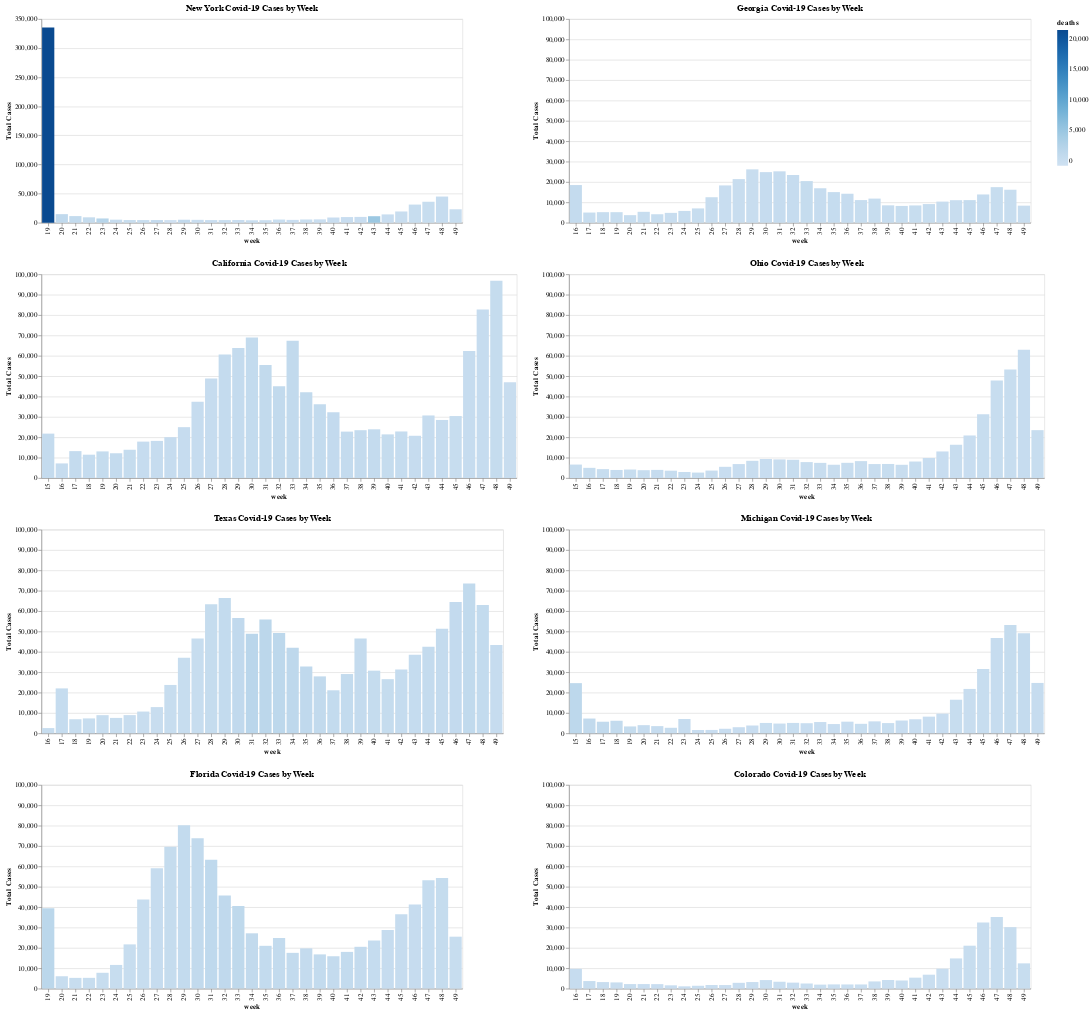

The cell this chart's notebook holds for it:
### Code cell
brush=alt.selection(type='interval')
yrange = [0, 100000]
state='California'
filter=all_state_week['state']==state

bar1 = alt.Chart(all_state_week[filter], title="California Covid-19 Cases by Week").mark_bar().encode(
     x='week:N',
     y=alt.Y('cases:Q', scale=alt.Scale(domain=(0, 100000)),title="Total Cases"),
     color='deaths:Q'
     #color=alt.condition(brush, 'age_group:N', alt.value('colors'))
).add_selection(brush)
state='Texas'
filter=all_state_week['state']==state
bar2 = alt.Chart(all_state_week[filter],title="Texas Covid-19 Cases by Week").mark_bar().encode(
    x='week:N',
    y=alt.Y('cases:Q',scale=alt.Scale(domain=(0, 100000)),title="Total Cases"),
     color='deaths:Q'
).transform_filter(brush)
state='Florida'
filter=all_state_week['state']==state
bar3 = alt.Chart(all_state_week[filter],title="Florida Covid-19 Cases by Week").mark_bar().encode(
    x='week:N',
    y=alt.Y('cases:Q',scale=alt.Scale(domain=(0, 100000)), title="Total Cases"),
     color='deaths:Q'
).transform_filter(brush)

state='Georgia'
filter=all_state_week['state']==state
bar4 = alt.Chart(all_state_week[filter],title="Georgia Covid-19 Cases by Week").mark_bar().encode(
    x='week:N',
    y=alt.Y('cases:Q', scale=alt.Scale(domain=(0, 100000)),title="Total Cases"),
     color='deaths:Q'
).transform_filter(brush)
state='New York'
filter=all_state_week['state']==state
bar5 = alt.Chart(all_state_week[filter],title="New York Covid-19 Cases by Week").mark_bar().encode(
    x='week:N',
    y=alt.Y('cases:Q', title="Total Cases"),
     color='deaths:Q'
).transform_filter(brush)

state='Ohio'
filter=all_state_week['state']==state
bar6 = alt.Chart(all_state_week[filter],title="Ohio Covid-19 Cases by Week").mark_bar().encode(
    x='week:N',
    y=alt.Y('cases:Q', scale=alt.Scale(domain=(0, 100000)),title="Total Cases"),
     color='deaths:Q'
).transform_filter(brush)

state='Michigan'
filter=all_state_week['state']==state
bar7 = alt.Chart(all_state_week[filter],title="Michigan Covid-19 Cases by Week").mark_bar().encode(
    x='week:N',
    y=alt.Y('cases:Q', scale=alt.Scale(domain=(0, 100000)),title="Total Cases"),
     color='deaths:Q'
).transform_filter(brush)

state='Colorado'
filter=all_state_week['state']==state
bar8 = alt.Chart(all_state_week[filter],title="Colorado Covid-19 Cases by Week").mark_bar().encode(
    x='week:N',
    y=alt.Y('cases:Q', scale=alt.Scale(domain=(0, 100000)),title="Total Cases"),
     color='deaths:Q'
).transform_filter(brush)

combined=bar5 & bar1 &bar2 &bar3| bar4   & bar6 & bar7 &bar8

combined.save('State_Covid_week.html')
from google.colab import files
files.download('State_Covid_week.html')
combined

### Figure 1 — Vega-Lite specification as saved in the notebook (floating-point values rounded to 4 significant figures)
{"config": {"view": {"continuousWidth": 400, "continuousHeight": 300}}, "hconcat": [{"vconcat": [{"data": {"name": "data-d0444c05984cd6cefe229fc6e1fb007d"}, "mark": "bar", "encoding": {"color": {"type": "quantitative", "field": "deaths"}, "x": {"type": "nominal", "field": "week"}, "y": {"type": "quantitative", "field": "cases", "title": "Total Cases"}}, "title": "New York Covid-19 Cases by Week", "transform": [{"filter": {"selection": "selector005"}}]}, {"data": {"name": "data-a635960aecac22833aae708c4bcf9b6e"}, "mark": "bar", "encoding": {"color": {"type": "quantitative", "field": "deaths"}, "x": {"type": "nominal", "field": "week"}, "y": {"type": "quantitative", "field": "cases", "scale": {"domain": [0, 100000]}, "title": "Total Cases"}}, "selection": {"selector005": {"type": "interval"}}, "title": "California Covid-19 Cases by Week"}, {"data": {"name": "data-dc82a209d0a38b1cba534756008cd15e"}, "mark": "bar", "encoding": {"color": {"type": "quantitative", "field": "deaths"}, "x": {"type": "nominal", "field": "week"}, "y": {"type": "quantitative", "field": "cases", "scale": {"domain": [0, 100000]}, "title": "Total Cases"}}, "title": "Texas Covid-19 Cases by Week", "transform": [{"filter": {"selection": "selector005"}}]}, {"data": {"name": "data-f3462bde3c86048b782fa0266e3fc4a5"}, "mark": "bar", "encoding": {"color": {"type": "quantitative", "field": "deaths"}, "x": {"type": "nominal", "field": "week"}, "y": {"type": "quantitative", "field": "cases", "scale": {"domain": [0, 100000]}, "title": "Total Cases"}}, "title": "Florida Covid-19 Cases by Week", "transform": [{"filter": {"selection": "selector005"}}]}]}, {"vconcat": [{"data": {"name": "data-50fe4d9463fa519e689015ae98709345"}, "mark": "bar", "encoding": {"color": {"type": "quantitative", "field": "deaths"}, "x": {"type": "nominal", "field": "week"}, "y": {"type": "quantitative", "field": "cases", "scale": {"domain": [0, 100000]}, "title": "Total Cases"}}, "title": "Georgia Covid-19 Cases by Week", "transform": [{"filter": {"selection": "selector005"}}]}, {"data": {"name": "data-18cd1b3357e9382b3d3bac8b0f96027c"}, "mark": "bar", "encoding": {"color": {"type": "quantitative", "field": "deaths"}, "x": {"type": "nominal", "field": "week"}, "y": {"type": "quantitative", "field": "cases", "scale": {"domain": [0, 100000]}, "title": "Total Cases"}}, "title": "Ohio Covid-19 Cases by Week", "transform": [{"filter": {"selection": "selector005"}}]}, {"data": {"name": "data-abc378a0999e7fba0b362163afb531ae"}, "mark": "bar", "encoding": {"color": {"type": "quantitative", "field": "deaths"}, "x": {"type": "nominal", "field": "week"}, "y": {"type": "quantitative", "field": "cases", "scale": {"domain": [0, 100000]}, "title": "Total Cases"}}, "title": "Michigan Covid-19 Cases by Week", "transform": [{"filter": {"selection": "selector005"}}]}, {"data": {"name": "data-93c784775b15d50d1d056ffa2fe839d1"}, "mark": "bar", "encoding": {"color": {"type": "quantitative", "field": "deaths"}, "x": {"type": "nominal", "field": "week"}, "y": {"type": "quantitative", "field": "cases", "scale": {"domain": [0, 100000]}, "title": "Total Cases"}}, "title": "Colorado Covid-19 Cases by Week", "transform": [{"filter": {"selection": "selector005"}}]}]}], "$schema": "https://vega.github.io/schema/vega-lite/v4.8.1.json", "datasets": {"data-d0444c05984cd6cefe229fc6e1fb007d": [{"state": "New York", "week": 19, "cases": 335395, "deaths": 21478}, {"state": "New York", "week": 20, "cases": 14726, "deaths": 1141}, {"state": "New York", "week": 21, "cases": 11394, "deaths": 772}, {"state": "New York", "week": 22, "cases": 9255, "deaths": 514}, {"state": "New York", "week": 23, "cases": 7327, "deaths": 2101}, {"state": "New York", "week": 24, "cases": 5227, "deaths": 436}, {"state": "New York", "week": 25, "cases": 4612, "deaths": 285}, {"state": "New York", "week": 26, "cases": 4603, "deaths": 270}, {"state": "New York", "week": 27, "cases": 4592, "deaths": 820}, {"state": "New York", "week": 28, "cases": 4575, "deaths": -806}, {"state": "New York", "week": 29, "cases": 5101, "deaths": 1080}, {"state": "New York", "week": 30, "cases": 4929, "deaths": 120}, {"state": "New York", "week": 31, "cases": 4562, "deaths": 93}, {"state": "New York", "week": 32, "cases": 4562, "deaths": 60}, {"state": "New York", "week": 33, "cases": 4648, "deaths": 61}, {"state": "New York", "week": 34, "cases": 4229, "deaths": 51}, {"state": "New York", "week": 35, "cases": 4363, "deaths": 46}, {"state": "New York", "week": 36, "cases": 5401, "deaths": 57}, {"state": "New York", "week": 37, "cases": 4864, "deaths": 62}, {"state": "New York", "week": 38, "cases": 5535, "deaths": 53}, {"state": "New York", "week": 39, "cases": 5726, "deaths": 34}, {"state": "New York", "week": 40, "cases": 8956, "deaths": 82}, {"state": "New York", "week": 41, "cases": 9704, "deaths": 66}, {"state": "New York", "week": 42, "cases": 9995, "deaths": 84}, {"state": "New York", "week": 43, "cases": 11183, "deaths": 4739}, {"state": "New York", "week": 44, "cases": 14271, "deaths": 115}, {"state": "New York", "week": 45, "cases": 19301, "deaths": 141}, {"state": "New York", "week": 46, "cases": 31164, "deaths": 193}, {"state": "New York", "week": 47, "cases": 36014, "deaths": 264}, {"state": "New York", "week": 48, "cases": 44947, "deaths": 342}, {"state": "New York", "week": 49, "cases": 23077, "deaths": 188}], "data-a635960aecac22833aae708c4bcf9b6e": [{"state": "California", "week": 15, "cases": 21794, "deaths": 651}, {"state": "California", "week": 16, "cases": 7169, "deaths": 421}, {"state": "California", "week": 17, "cases": 13201, "deaths": 575}, {"state": "California", "week": 18, "cases": 11452, "deaths": 491}, {"state": "California", "week": 19, "cases": 13064, "deaths": 519}, {"state": "California", "week": 20, "cases": 12159, "deaths": 604}, {"state": "California", "week": 21, "cases": 13871, "deaths": 513}, {"state": "California", "week": 22, "cases": 17873, "deaths": 439}, {"state": "California", "week": 23, "cases": 18229, "deaths": 413}, {"state": "California", "week": 24, "cases": 20043, "deaths": 437}, {"state": "California", "week": 25, "cases": 24969, "deaths": 432}, {"state": "California", "week": 26, "cases": 37419, "deaths": 410}, {"state": "California", "week": 27, "cases": 48912, "deaths": 426}, {"state": "California", "week": 28, "cases": 60649, "deaths": 686}, {"state": "California", "week": 29, "cases": 63888, "deaths": 668}, {"state": "California", "week": 30, "cases": 68967, "deaths": 731}, {"state": "California", "week": 31, "cases": 55503, "deaths": 940}, {"state": "California", "week": 32, "cases": 44998, "deaths": 937}, {"state": "California", "week": 33, "cases": 67402, "deaths": 931}, {"state": "California", "week": 34, "cases": 42107, "deaths": 910}, {"state": "California", "week": 35, "cases": 36240, "deaths": 771}, {"state": "California", "week": 36, "cases": 32235, "deaths": 804}, {"state": "California", "week": 37, "cases": 22779, "deaths": 620}, {"state": "California", "week": 38, "cases": 23477, "deaths": 658}, {"state": "California", "week": 39, "cases": 23908, "deaths": 600}, {"state": "California", "week": 40, "cases": 21421, "deaths": 533}, {"state": "California", "week": 41, "cases": 22850, "deaths": 444}, {"state": "California", "week": 42, "cases": 20738, "deaths": 379}, {"state": "California", "week": 43, "cases": 30712, "deaths": 402}, {"state": "California", "week": 44, "cases": 28505, "deaths": 322}, {"state": "California", "week": 45, "cases": 30423, "deaths": 272}, {"state": "California", "week": 46, "cases": 62388, "deaths": 314}, {"state": "California", "week": 47, "cases": 82688, "deaths": 423}, {"state": "California", "week": 48, "cases": 96901, "deaths": 513}, {"state": "California", "week": 49, "cases": 47014, "deaths": 135}], "data-dc82a209d0a38b1cba534756008cd15e": [{"state": "Texas", "week": 16, "cases": 2574, "deaths": 189}, {"state": "Texas", "week": 17, "cases": 22057, "deaths": 459}, {"state": "Texas", "week": 18, "cases": 6917, "deaths": 219}, {"state": "Texas", "week": 19, "cases": 7321, "deaths": 221}, {"state": "Texas", "week": 20, "cases": 8915, "deaths": 248}, {"state": "Texas", "week": 21, "cases": 7564, "deaths": 183}, {"state": "Texas", "week": 22, "cases": 8939, "deaths": 153}, {"state": "Texas", "week": 23, "cases": 10691, "deaths": 158}, {"state": "Texas", "week": 24, "cases": 12876, "deaths": 146}, {"state": "Texas", "week": 25, "cases": 23747, "deaths": 206}, {"state": "Texas", "week": 26, "cases": 37122, "deaths": 211}, {"state": "Texas", "week": 27, "cases": 46516, "deaths": 244}, {"state": "Texas", "week": 28, "cases": 63419, "deaths": 555}, {"state": "Texas", "week": 29, "cases": 66372, "deaths": 766}, {"state": "Texas", "week": 30, "cases": 56626, "deaths": 1080}, {"state": "Texas", "week": 31, "cases": 48829, "deaths": 1799}, {"state": "Texas", "week": 32, "cases": 55877, "deaths": 1622}, {"state": "Texas", "week": 33, "cases": 49220, "deaths": 1524}, {"state": "Texas", "week": 34, "cases": 41955, "deaths": 1387}, {"state": "Texas", "week": 35, "cases": 32817, "deaths": 1140}, {"state": "Texas", "week": 36, "cases": 27956, "deaths": 962}, {"state": "Texas", "week": 37, "cases": 21124, "deaths": 718}, {"state": "Texas", "week": 38, "cases": 29100, "deaths": 703}, {"state": "Texas", "week": 39, "cases": 46598, "deaths": 629}, {"state": "Texas", "week": 40, "cases": 30762, "deaths": 503}, {"state": "Texas", "week": 41, "cases": 26584, "deaths": 532}, {"state": "Texas", "week": 42, "cases": 31301, "deaths": 457}, {"state": "Texas", "week": 43, "cases": 38596, "deaths": 490}, {"state": "Texas", "week": 44, "cases": 42480, "deaths": 573}, {"state": "Texas", "week": 45, "cases": 51379, "deaths": 666}, {"state": "Texas", "week": 46, "cases": 64487, "deaths": 816}, {"state": "Texas", "week": 47, "cases": 73554, "deaths": 997}, {"state": "Texas", "week": 48, "cases": 62998, "deaths": 801}, {"state": "Texas", "week": 49, "cases": 43401, "deaths": 399}], "data-f3462bde3c86048b782fa0266e3fc4a5": [{"state": "Florida", "week": 19, "cases": 39514, "deaths": 1721}, {"state": "Florida", "week": 20, "cases": 6074, "deaths": 252}, {"state": "Florida", "week": 21, "cases": 5279, "deaths": 264}, {"state": "Florida", "week": 22, "cases": 5296, "deaths": 214}, {"state": "Florida", "week": 23, "cases": 7775, "deaths": 249}, {"state": "Florida", "week": 24, "cases": 11630, "deaths": 231}, {"state": "Florida", "week": 25, "cases": 21723, "deaths": 230}, {"state": "Florida", "week": 26, "cases": 43784, "deaths": 258}, {"state": "Florida", "week": 27, "cases": 59036, "deaths": 413}, {"state": "Florida", "week": 28, "cases": 69700, "deaths": 514}, {"state": "Florida", "week": 29, "cases": 80236, "deaths": 745}, {"state": "Florida", "week": 30, "cases": 73808, "deaths": 881}, {"state": "Florida", "week": 31, "cases": 63277, "deaths": 1234}, {"state": "Florida", "week": 32, "cases": 45674, "deaths": 1109}, {"state": "Florida", "week": 33, "cases": 40610, "deaths": 1272}, {"state": "Florida", "week": 34, "cases": 27155, "deaths": 875}, {"state": "Florida", "week": 35, "cases": 21015, "deaths": 801}, {"state": "Florida", "week": 36, "cases": 24845, "deaths": 738}, {"state": "Florida", "week": 37, "cases": 17563, "deaths": 763}, {"state": "Florida", "week": 38, "cases": 19760, "deaths": 695}, {"state": "Florida", "week": 39, "cases": 16810, "deaths": 743}, {"state": "Florida", "week": 40, "cases": 15895, "deaths": 643}, {"state": "Florida", "week": 41, "cases": 18032, "deaths": 707}, {"state": "Florida", "week": 42, "cases": 20529, "deaths": 616}, {"state": "Florida", "week": 43, "cases": 23616, "deaths": 464}, {"state": "Florida", "week": 44, "cases": 28776, "deaths": 365}, {"state": "Florida", "week": 45, "cases": 36485, "deaths": 336}, {"state": "Florida", "week": 46, "cases": 41304, "deaths": 401}, {"state": "Florida", "week": 47, "cases": 53213, "deaths": 480}, {"state": "Florida", "week": 48, "cases": 54247, "deaths": 522}, {"state": "Florida", "week": 49, "cases": 25499, "deaths": 276}], "data-50fe4d9463fa519e689015ae98709345": [{"state": "Georgia", "week": 16, "cases": 18489, "deaths": 689}, {"state": "Georgia", "week": 17, "cases": 4992, "deaths": 227}, {"state": "Georgia", "week": 18, "cases": 5180, "deaths": 265}, {"state": "Georgia", "week": 19, "cases": 5175, "deaths": 224}, {"state": "Georgia", "week": 20, "cases": 3716, "deaths": 204}, {"state": "Georgia", "week": 21, "cases": 5350, "deaths": 218}, {"state": "Georgia", "week": 22, "cases": 4161, "deaths": 226}, {"state": "Georgia", "week": 23, "cases": 4835, "deaths": 127}, {"state": "Georgia", "week": 24, "cases": 5783, "deaths": 271}, {"state": "Georgia", "week": 25, "cases": 7020, "deaths": 192}, {"state": "Georgia", "week": 26, "cases": 12509, "deaths": 135}, {"state": "Georgia", "week": 27, "cases": 18306, "deaths": 82}, {"state": "Georgia", "week": 28, "cases": 21410, "deaths": 141}, {"state": "Georgia", "week": 29, "cases": 26197, "deaths": 172}, {"state": "Georgia", "week": 30, "cases": 24830, "deaths": 325}, {"state": "Georgia", "week": 31, "cases": 25224, "deaths": 342}, {"state": "Georgia", "week": 32, "cases": 23419, "deaths": 359}, {"state": "Georgia", "week": 33, "cases": 20434, "deaths": 503}, {"state": "Georgia", "week": 34, "cases": 16919, "deaths": 430}, {"state": "Georgia", "week": 35, "cases": 15024, "deaths": 472}, {"state": "Georgia", "week": 36, "cases": 14226, "deaths": 433}, {"state": "Georgia", "week": 37, "cases": 11115, "deaths": 296}, {"state": "Georgia", "week": 38, "cases": 11841, "deaths": 269}, {"state": "Georgia", "week": 39, "cases": 8530, "deaths": 344}, {"state": "Georgia", "week": 40, "cases": 8240, "deaths": 216}, {"state": "Georgia", "week": 41, "cases": 8484, "deaths": 254}, {"state": "Georgia", "week": 42, "cases": 9149, "deaths": 222}, {"state": "Georgia", "week": 43, "cases": 10365, "deaths": 171}, {"state": "Georgia", "week": 44, "cases": 11059, "deaths": 172}, {"state": "Georgia", "week": 45, "cases": 11096, "deaths": 667}, {"state": "Georgia", "week": 46, "cases": 13871, "deaths": 309}, {"state": "Georgia", "week": 47, "cases": 17462, "deaths": 241}, {"state": "Georgia", "week": 48, "cases": 16190, "deaths": 244}, {"state": "Georgia", "week": 49, "cases": 8379, "deaths": 125}], "data-18cd1b3357e9382b3d3bac8b0f96027c": [{"state": "Ohio", "week": 15, "cases": 6604, "deaths": 253}, {"state": "Ohio", "week": 16, "cases": 4998, "deaths": 218}, {"state": "Ohio", "week": 17, "cases": 4361, "deaths": 257}, {"state": "Ohio", "week": 18, "cases": 3951, "deaths": 310}, {"state": "Ohio", "week": 19, "cases": 4167, "deaths": 303}, {"state": "Ohio", "week": 20, "cases": 3842, "deaths": 284}, {"state": "Ohio", "week": 21, "cases": 3988, "deaths": 344}, {"state": "Ohio", "week": 22, "cases": 3602, "deaths": 186}, {"state": "Ohio", "week": 23, "cases": 2963, "deaths": 222}, {"state": "Ohio", "week": 24, "cases": 2672, "deaths": 180}, {"state": "Ohio", "week": 25, "cases": 3660, "deaths": 143}, {"state": "Ohio", "week": 26, "cases": 5501, "deaths": 107}, {"state": "Ohio", "week": 27, "cases": 6842, "deaths": 104}, {"state": "Ohio", "week": 28, "cases": 8441, "deaths": 147}, {"state": "Ohio", "week": 29, "cases": 9340, "deaths": 116}, {"state": "Ohio", "week": 30, "cases": 9141, "deaths": 133}, {"state": "Ohio", "week": 31, "cases": 8958, "deaths": 222}, {"state": "Ohio", "week": 32, "cases": 7817, "deaths": 140}, {"state": "Ohio", "week": 33, "cases": 7439, "deaths": 157}, {"state": "Ohio", "week": 34, "cases": 6515, "deaths": 152}, {"state": "Ohio", "week": 35, "cases": 7460, "deaths": 150}, {"state": "Ohio", "week": 36, "cases": 8296, "deaths": 131}, {"state": "Ohio", "week": 37, "cases": 6847, "deaths": 156}, {"state": "Ohio", "week": 38, "cases": 6904, "deaths": 200}, {"state": "Ohio", "week": 39, "cases": 6500, "deaths": 126}, {"state": "Ohio", "week": 40, "cases": 8098, "deaths": 184}, {"state": "Ohio", "week": 41, "cases": 9842, "deaths": 74}, {"state": "Ohio", "week": 42, "cases": 13038, "deaths": 68}, {"state": "Ohio", "week": 43, "cases": 16328, "deaths": 139}, {"state": "Ohio", "week": 44, "cases": 20885, "deaths": 97}, {"state": "Ohio", "week": 45, "cases": 31268, "deaths": 214}, {"state": "Ohio", "week": 46, "cases": 47828, "deaths": 205}, {"state": "Ohio", "week": 47, "cases": 53323, "deaths": 274}, {"state": "Ohio", "week": 48, "cases": 63013, "deaths": 403}, {"state": "Ohio", "week": 49, "cases": 23496, "deaths": 272}], "data-abc378a0999e7fba0b362163afb531ae": [{"state": "Michigan", "week": 15, "cases": 24635, "deaths": 1483}, {"state": "Michigan", "week": 16, "cases": 7257, "deaths": 904}, {"state": "Michigan", "week": 17, "cases": 5693, "deaths": 942}, {"state": "Michigan", "week": 18, "cases": 6169, "deaths": 736}, {"state": "Michigan", "week": 19, "cases": 3384, "deaths": 505}, {"state": "Michigan", "week": 20, "cases": 4004, "deaths": 321}, {"state": "Michigan", "week": 21, "cases": 3537, "deaths": 337}, {"state": "Michigan", "week": 22, "cases": 2718, "deaths": 263}, {"state": "Michigan", "week": 23, "cases": 7016, "deaths": 404}, {"state": "Michigan", "week": 24, "cases": 1641, "deaths": 121}, {"state": "Michigan", "week": 25, "cases": 1657, "deaths": 74}, {"state": "Michigan", "week": 26, "cases": 2235, "deaths": 67}, {"state": "Michigan", "week": 27, "cases": 2995, "deaths": 61}, {"state": "Michigan", "week": 28, "cases": 3835, "deaths": 96}, {"state": "Michigan", "week": 29, "cases": 5092, "deaths": 52}, {"state": "Michigan", "week": 30, "cases": 4793, "deaths": 34}, {"state": "Michigan", "week": 31, "cases": 5100, "deaths": 57}, {"state": "Michigan", "week": 32, "cases": 4965, "deaths": 62}, {"state": "Michigan", "week": 33, "cases": 5533, "deaths": 73}, {"state": "Michigan", "week": 34, "cases": 4549, "deaths": 67}, {"state": "Michigan", "week": 35, "cases": 5718, "deaths": 89}, {"state": "Michigan", "week": 36, "cases": 4665, "deaths": 58}, {"state": "Michigan", "week": 37, "cases": 5867, "deaths": 105}, {"state": "Michigan", "week": 38, "cases": 5029, "deaths": 58}, {"state": "Michigan", "week": 39, "cases": 6286, "deaths": 75}, {"state": "Michigan", "week": 40, "cases": 6898, "deaths": 80}, {"state": "Michigan", "week": 41, "cases": 8193, "deaths": 95}, {"state": "Michigan", "week": 42, "cases": 9655, "deaths": 98}, {"state": "Michigan", "week": 43, "cases": 16493, "deaths": 205}, {"state": "Michigan", "week": 44, "cases": 21794, "deaths": 177}, {"state": "Michigan", "week": 45, "cases": 31597, "deaths": 246}, {"state": "Michigan", "week": 46, "cases": 46789, "deaths": 431}, {"state": "Michigan", "week": 47, "cases": 53229, "deaths": 499}, {"state": "Michigan", "week": 48, "cases": 49131, "deaths": 592}, {"state": "Michigan", "week": 49, "cases": 24734, "deaths": 375}], "data-93c784775b15d50d1d056ffa2fe839d1": [{"state": "Colorado", "week": 16, "cases": 9730, "deaths": 422}, {"state": "Colorado", "week": 17, "cases": 3711, "deaths": 258}, {"state": "Colorado", "week": 18, "cases": 3212, "deaths": 162}, {"state": "Colorado", "week": 19, "cases": 3050, "deaths": 129}, {"state": "Colorado", "week": 20, "cases": 2235, "deaths": 244}, {"state": "Colorado", "week": 21, "cases": 2236, "deaths": 117}, {"state": "Colorado", "week": 22, "cases": 2204, "deaths": 113}, {"state": "Colorado", "week": 23, "cases": 1623, "deaths": 82}, {"state": "Colorado", "week": 24, "cases": 1129, "deaths": 72}, {"state": "Colorado", "week": 25, "cases": 1409, "deaths": 48}, {"state": "Colorado", "week": 26, "cases": 1768, "deaths": 29}, {"state": "Colorado", "week": 27, "cases": 1758, "deaths": -155}, {"state": "Colorado", "week": 28, "cases": 2848, "deaths": 65}, {"state": "Colorado", "week": 29, "cases": 3229, "deaths": 29}, {"state": "Colorado", "week": 30, "cases": 4194, "deaths": 46}, {"state": "Colorado", "week": 31, "cases": 3380, "deaths": 30}, {"state": "Colorado", "week": 32, "cases": 2944, "deaths": 72}, {"state": "Colorado", "week": 33, "cases": 2516, "deaths": 5}, {"state": "Colorado", "week": 34, "cases": 1967, "deaths": 47}, {"state": "Colorado", "week": 35, "cases": 2080, "deaths": 28}, {"state": "Colorado", "week": 36, "cases": 2051, "deaths": 23}, {"state": "Colorado", "week": 37, "cases": 2050, "deaths": 23}, {"state": "Colorado", "week": 38, "cases": 3533, "deaths": 24}, {"state": "Colorado", "week": 39, "cases": 4222, "deaths": 27}, {"state": "Colorado", "week": 40, "cases": 3997, "deaths": 28}, {"state": "Colorado", "week": 41, "cases": 5385, "deaths": 30}, {"state": "Colorado", "week": 42, "cases": 6841, "deaths": 44}, {"state": "Colorado", "week": 43, "cases": 9787, "deaths": 34}, {"state": "Colorado", "week": 44, "cases": 14821, "deaths": 29}, {"state": "Colorado", "week": 45, "cases": 21074, "deaths": 289}, {"state": "Colorado", "week": 46, "cases": 32433, "deaths": 152}, {"state": "Colorado", "week": 47, "cases": 35183, "deaths": 260}, {"state": "Colorado", "week": 48, "cases": 30172, "deaths": 197}, {"state": "Colorado", "week": 49, "cases": 12400, "deaths": 190}]}}
